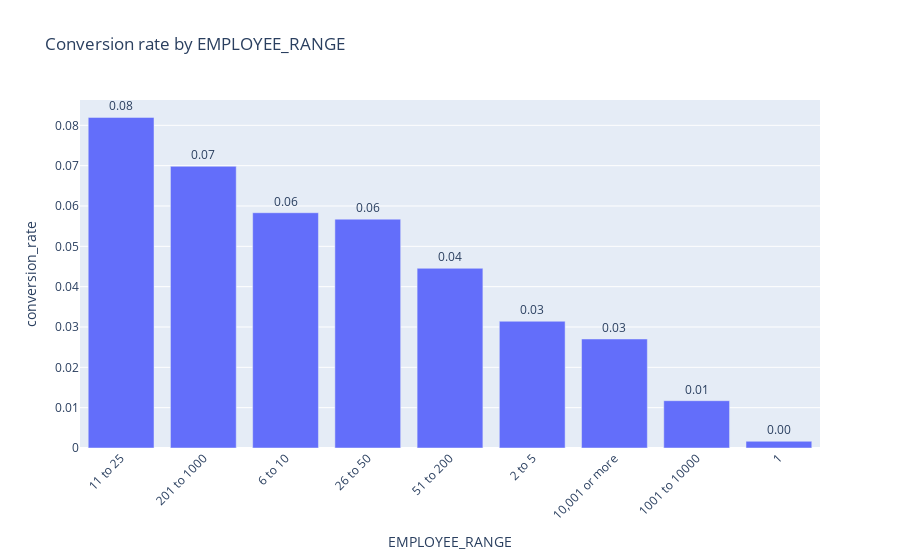
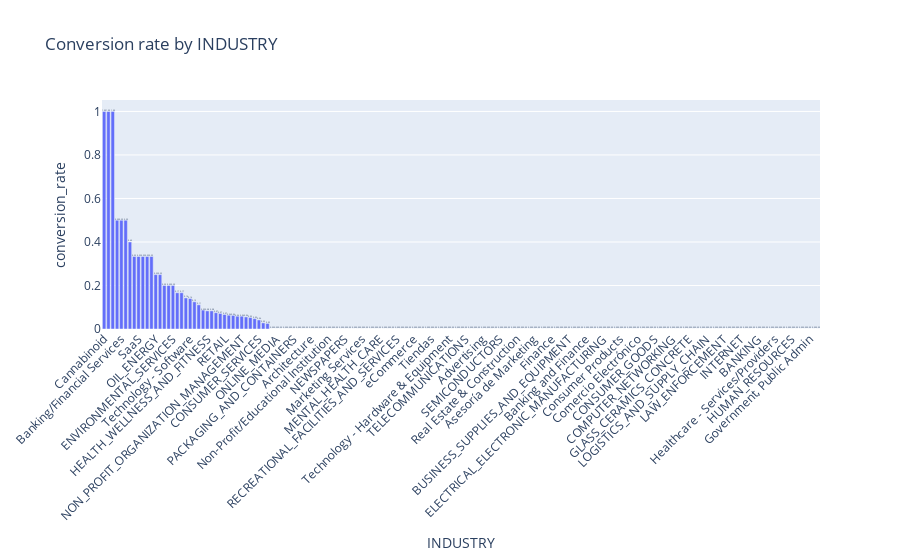

Write notebook code for charts like these, in order.
### Code cell
def plot_conversion_rate(col):
    if col not in data.columns:
        return
    tmp = (
        data.groupby(col)["is_customer"]
        .mean()
        .reset_index()
        .rename(columns={"is_customer": "conversion_rate"})
        .sort_values("conversion_rate", ascending=False)
    )

    fig = px.bar(
        tmp,
        x=col,
        y="conversion_rate",
        title=f"Conversion rate by {col}",
        text="conversion_rate"
    )
    fig.update_traces(texttemplate="%{text:.2f}", textposition="outside")
    fig.update_layout(xaxis_tickangle=-45)
    fig.show()

for col in ["EMPLOYEE_RANGE", "INDUSTRY"]:
    plot_conversion_rate(col)

### Figure 1 — Plotly figure (JSON) as saved in the notebook; plotly's stock layout.template omitted (floating-point values rounded to 4 significant figures)
{"data": [{"hovertemplate": "EMPLOYEE_RANGE=%{x}<br>conversion_rate=%{text}<extra></extra>", "legendgroup": "", "marker": {"color": "#636efa", "pattern": {"shape": ""}}, "name": "", "orientation": "v", "showlegend": false, "text": [0.08197, 0.06984, 0.05833, 0.05674, 0.04455, 0.03142, 0.02703, 0.01173, 0.001667], "textposition": "outside", "texttemplate": "%{text:.2f}", "type": "bar", "x": ["11 to 25", "201 to 1000", "6 to 10", "26 to 50", "51 to 200", "2 to 5", "10,001 or more", "1001 to 10000", "1"], "xaxis": "x", "y": [0.08197, 0.06984, 0.05833, 0.05674, 0.04455, 0.03142, 0.02703, 0.01173, 0.001667], "yaxis": "y"}], "layout": {"barmode": "relative", "legend": {"tracegroupgap": 0}, "title": {"text": "Conversion rate by EMPLOYEE_RANGE"}, "xaxis": {"anchor": "y", "domain": [0, 1], "tickangle": -45, "title": {"text": "EMPLOYEE_RANGE"}}, "yaxis": {"anchor": "x", "domain": [0, 1], "title": {"text": "conversion_rate"}}}}

### Figure 2 — Plotly figure (JSON) as saved in the notebook; plotly's stock layout.template omitted (floating-point values rounded to 4 significant figures; data arrays with more than 128 entries replaced by an {"elided": "..."} marker saying what was removed)
{"data": [{"hovertemplate": "INDUSTRY=%{x}<br>conversion_rate=%{text}<extra></extra>", "legendgroup": "", "marker": {"color": "#636efa", "pattern": {"shape": ""}}, "name": "", "orientation": "v", "showlegend": false, "text": {"elided": "167 float values"}, "textposition": "outside", "texttemplate": "%{text:.2f}", "type": "bar", "x": {"elided": "167 str values"}, "xaxis": "x", "y": {"elided": "167 float values"}, "yaxis": "y"}], "layout": {"barmode": "relative", "legend": {"tracegroupgap": 0}, "title": {"text": "Conversion rate by INDUSTRY"}, "xaxis": {"anchor": "y", "domain": [0, 1], "tickangle": -45, "title": {"text": "INDUSTRY"}}, "yaxis": {"anchor": "x", "domain": [0, 1], "title": {"text": "conversion_rate"}}}}
